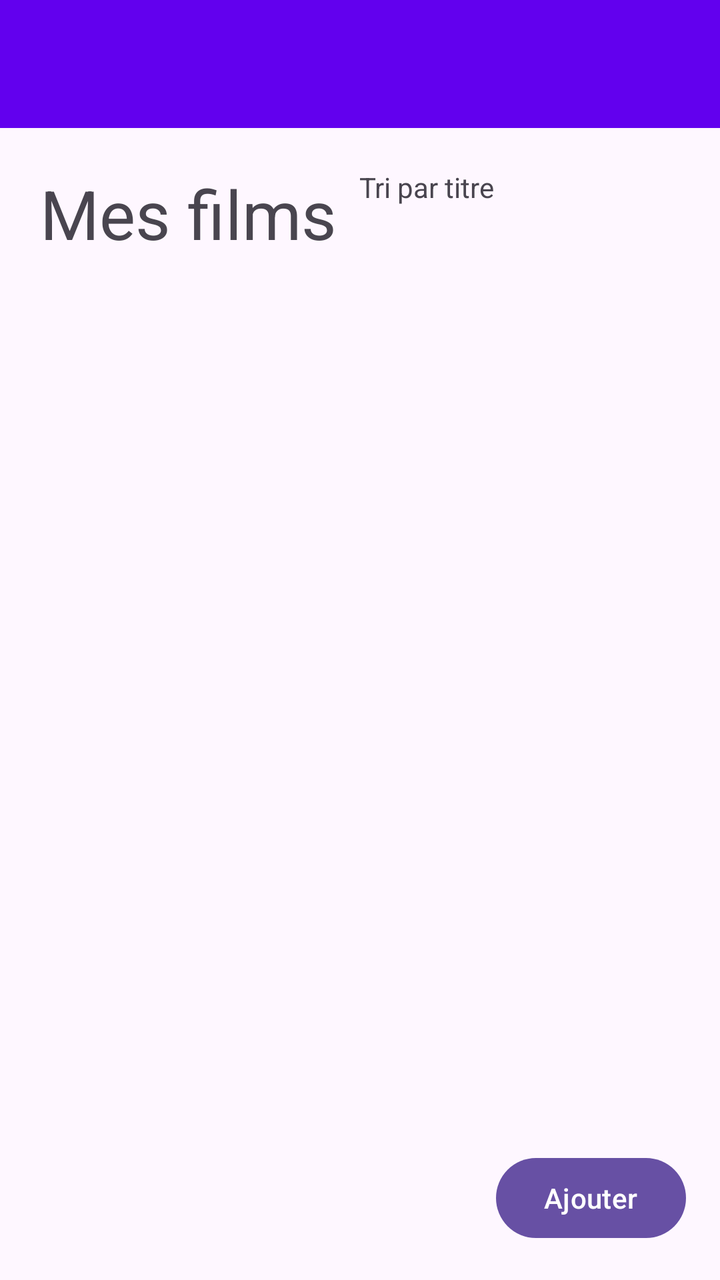
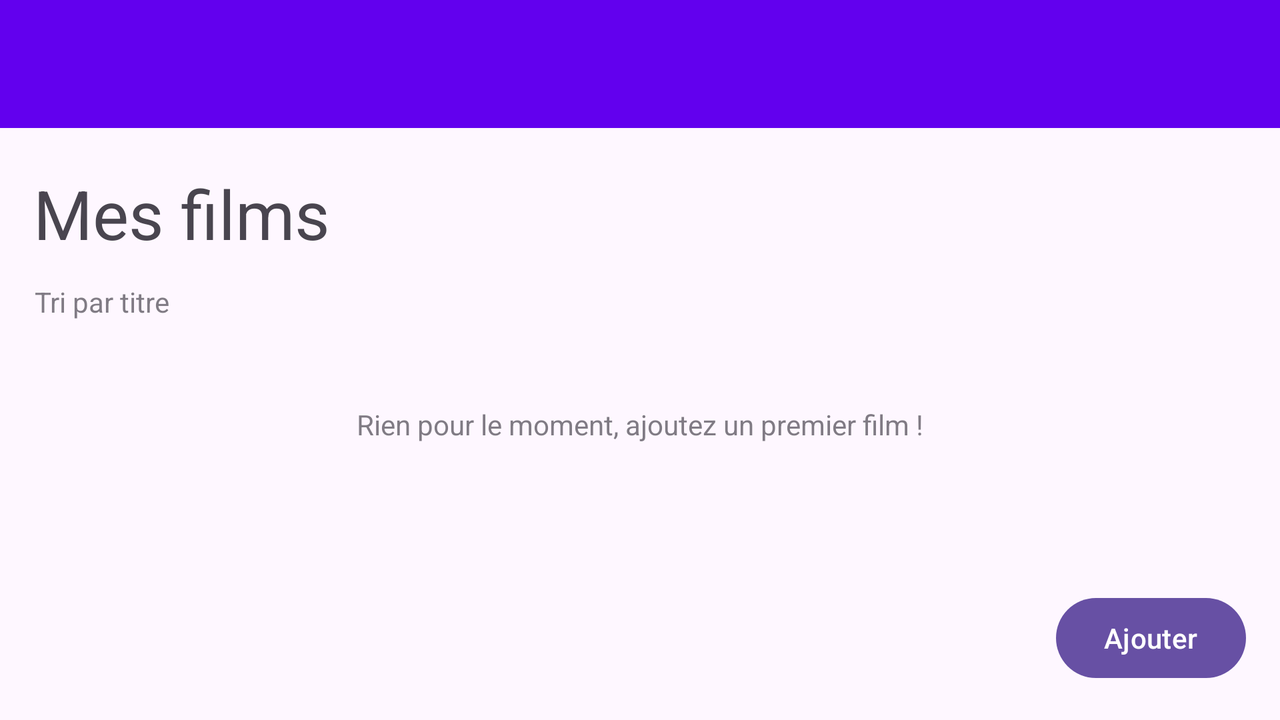

Compare how this app lays out the same screen by default and in its alternative resource folder. The renders come first, then the two layout files and the values they reference.
<!-- AndroidManifest.xml: application theme Theme.CineJournal -->
<!-- res/layout/activity_main.xml -->
<?xml version="1.0" encoding="utf-8"?>
<androidx.constraintlayout.widget.ConstraintLayout xmlns:android="http://schemas.android.com/apk/res/android"
    xmlns:app="http://schemas.android.com/apk/res-auto"
    xmlns:tools="http://schemas.android.com/tools"
    android:layout_width="match_parent"
    android:layout_height="match_parent"
    tools:context=".MainActivity">

    <include
        android:id="@+id/toolbar"
        layout="@layout/toolbar"
        app:layout_constraintBottom_toBottomOf="parent"
        app:layout_constraintEnd_toEndOf="parent"
        app:layout_constraintStart_toStartOf="parent"
        app:layout_constraintTop_toTopOf="parent" />

    <TextView
        android:id="@+id/textView2"
        android:layout_width="wrap_content"
        android:layout_height="wrap_content"
        android:layout_marginStart="20dp"
        android:layout_marginTop="20dp"
        android:text="Mes films"
        android:textSize="34sp"
        app:layout_constraintEnd_toEndOf="parent"
        app:layout_constraintHorizontal_bias="0.0"
        app:layout_constraintStart_toStartOf="parent"
        app:layout_constraintTop_toBottomOf="@+id/toolbar" />

    <Button
        android:id="@+id/button"
        android:layout_width="wrap_content"
        android:layout_height="wrap_content"
        android:layout_marginEnd="17dp"
        android:layout_marginBottom="17dp"
        android:text="Ajouter"
        app:layout_constraintBottom_toBottomOf="parent"
        app:layout_constraintEnd_toEndOf="parent" />

    <TextView
        android:id="@+id/trierMode"
        android:layout_width="wrap_content"
        android:layout_height="wrap_content"
        android:layout_marginTop="20dp"
        android:text="Tri par titre"
        app:layout_constraintEnd_toEndOf="parent"
        app:layout_constraintHorizontal_bias="0.091"
        app:layout_constraintStart_toEndOf="@+id/textView2"
        app:layout_constraintTop_toBottomOf="@+id/toolbar" />

    <androidx.recyclerview.widget.RecyclerView
        android:id="@+id/recyclerView"
        android:layout_width="409dp"
        android:layout_height="516dp"
        app:layoutManager="androidx.recyclerview.widget.LinearLayoutManager"
        app:layout_constraintBottom_toBottomOf="parent"
        app:layout_constraintEnd_toEndOf="parent"
        app:layout_constraintStart_toStartOf="parent"
        app:layout_constraintTop_toBottomOf="@+id/toolbar"
        app:layout_constraintVertical_bias="0.523" />

</androidx.constraintlayout.widget.ConstraintLayout>
<!-- res/layout/toolbar.xml (included above) -->
<?xml version="1.0" encoding="utf-8"?>
<com.google.android.material.appbar.MaterialToolbar xmlns:android="http://schemas.android.com/apk/res/android"
    android:id="@+id/toolbar"
    android:layout_width="match_parent"
    android:layout_height="wrap_content"
    android:background="@color/design_default_color_primary"
    android:elevation="4dp"></com.google.android.material.appbar.MaterialToolbar>
<!-- resources referenced by this layout -->
<resources>
  <style name="Theme.CineJournal" parent="Base.Theme.CineJournal" />
  <style name="Base.Theme.CineJournal" parent="Theme.Material3.DayNight.NoActionBar">
          
          
      </style>
</resources>
<!-- res/layout-land/activity_main.xml (the repository's variant of the layout above) -->
<!-- drawn on the phone turned sideways -->
<?xml version="1.0" encoding="utf-8"?>
<androidx.constraintlayout.widget.ConstraintLayout xmlns:android="http://schemas.android.com/apk/res/android"
    xmlns:app="http://schemas.android.com/apk/res-auto"
    xmlns:tools="http://schemas.android.com/tools"
    android:layout_width="match_parent"
    android:layout_height="match_parent"
    tools:context=".MainActivity">

    <include
        android:id="@+id/toolbar"
        layout="@layout/toolbar"
        app:layout_constraintBottom_toBottomOf="parent"
        app:layout_constraintEnd_toEndOf="parent"
        app:layout_constraintStart_toStartOf="parent"
        app:layout_constraintTop_toTopOf="parent" />

    <TextView
        android:id="@+id/textView2"
        android:layout_width="wrap_content"
        android:layout_height="wrap_content"
        android:layout_marginTop="20dp"
        android:text="@string/mes_films"
        android:textSize="34sp"
        app:layout_constraintEnd_toEndOf="parent"
        app:layout_constraintHorizontal_bias="0.034"
        app:layout_constraintStart_toStartOf="parent"
        app:layout_constraintTop_toBottomOf="@+id/toolbar" />

    <Button
        android:id="@+id/ajouter"
        android:layout_width="wrap_content"
        android:layout_height="wrap_content"
        android:layout_marginEnd="17dp"
        android:layout_marginBottom="17dp"
        android:text="@string/ajouter"
        app:layout_constraintBottom_toBottomOf="parent"
        app:layout_constraintEnd_toEndOf="parent" />

    <TextView
        android:id="@+id/trierMode"
        android:layout_width="wrap_content"
        android:layout_height="wrap_content"
        android:layout_marginTop="12dp"
        android:alpha="0.7"
        android:text="@string/tri_par_titre"
        app:layout_constraintEnd_toEndOf="parent"
        app:layout_constraintHorizontal_bias="0.03"
        app:layout_constraintStart_toStartOf="parent"
        app:layout_constraintTop_toBottomOf="@+id/textView2" />

    <androidx.recyclerview.widget.RecyclerView
        android:id="@+id/recyclerView"
        android:layout_width="wrap_content"
        android:layout_height="wrap_content"
        android:visibility="invisible"
        app:layoutManager="androidx.recyclerview.widget.LinearLayoutManager"
        app:layout_constraintBottom_toBottomOf="parent"
        app:layout_constraintEnd_toEndOf="parent"
        app:layout_constraintStart_toStartOf="parent"
        app:layout_constraintTop_toBottomOf="@+id/toolbar" />

    <TextView
        android:id="@+id/noFilmText"
        android:layout_width="wrap_content"
        android:layout_height="wrap_content"
        android:alpha="0.7"
        android:text="@string/messageAjouterFilm"
        android:visibility="visible"
        app:layout_constraintBottom_toBottomOf="parent"
        app:layout_constraintEnd_toEndOf="parent"
        app:layout_constraintStart_toStartOf="parent"
        app:layout_constraintTop_toBottomOf="@+id/toolbar" />

</androidx.constraintlayout.widget.ConstraintLayout>
<!-- resources referenced by the variant -->
<!-- as the phone turned sideways resolves them -->
<resources>
  <string name="ajouter">Ajouter</string>
  <string name="mes_films">Mes films</string>
  <string name="messageAjouterFilm">Rien pour le moment, ajoutez un premier film !</string>
  <string name="tri_par_titre">Tri par titre</string>
  <style name="Theme.CineJournal" parent="Base.Theme.CineJournal" />
  <style name="Base.Theme.CineJournal" parent="Theme.Material3.DayNight.NoActionBar">
          
          
      </style>
</resources>
